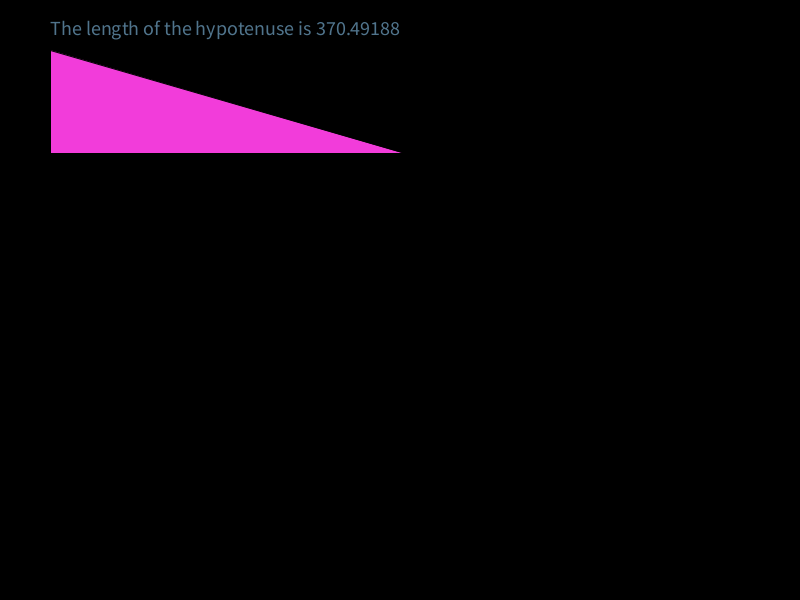
Frame 1 (no input)
Frame 60 (the mouse pressed at the canvas centre just before this capture): identical to frame 1, image omitted
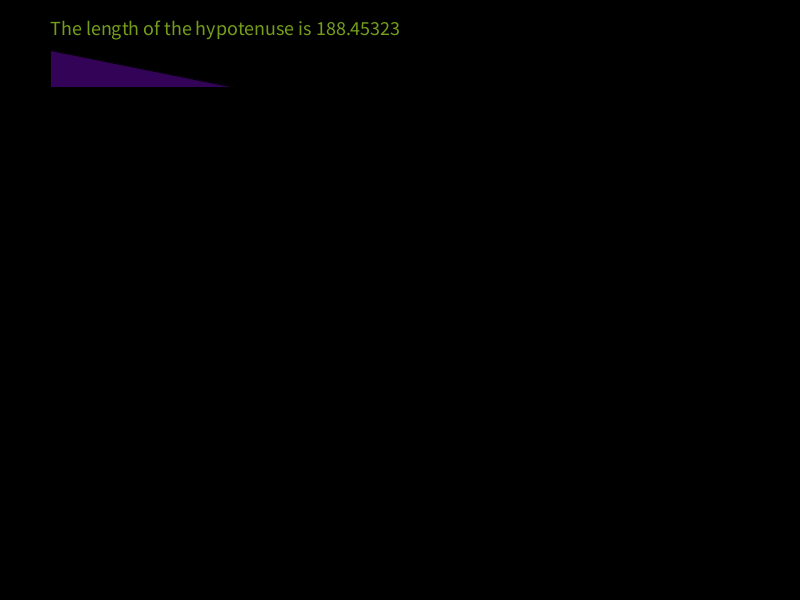
Frame 120 (the mouse held since frame 60 and released just before this capture)

The Processing sketch that drew these frames (run headless with seeded random() and noise(); from frame 60 on, the mouse is pressed at the canvas centre):

// Processing sketch: FunctionsChallenge_pde
// ── FunctionsChallenge_pde.pde
//Declare variables
float x, y, varx, vary, timer; 
boolean trigger = false; //sets when a certain  


void setup () {
  background(0);
  size(800, 600);
}

void draw () {
  if (trigger == false) {
    String answer = drawATriangle();
    textSize(20);
    fill(random(255), random(255), random(255));
    text(answer, 50, 35);
  }
  timer+=1;
  if (timer >= 100) {
    timer = 0;
    trigger = false;
    background(0);
  }
}

String drawATriangle() {
  float x = 50;
  float y = 50;
  float varx = random(550);
  float vary = random(400);
  fill(random(255), random(255), random(255));
  triangle(x, y, x, y+vary, x+varx, y+vary);
  trigger = true;
  return calculateHyp(varx, vary);
}

String calculateHyp(float varx, float vary) {
  float hyp = sqrt(sq(varx) + sq(vary));
  String s = "The length of the hypotenuse is " + hyp;
  return s;
}
